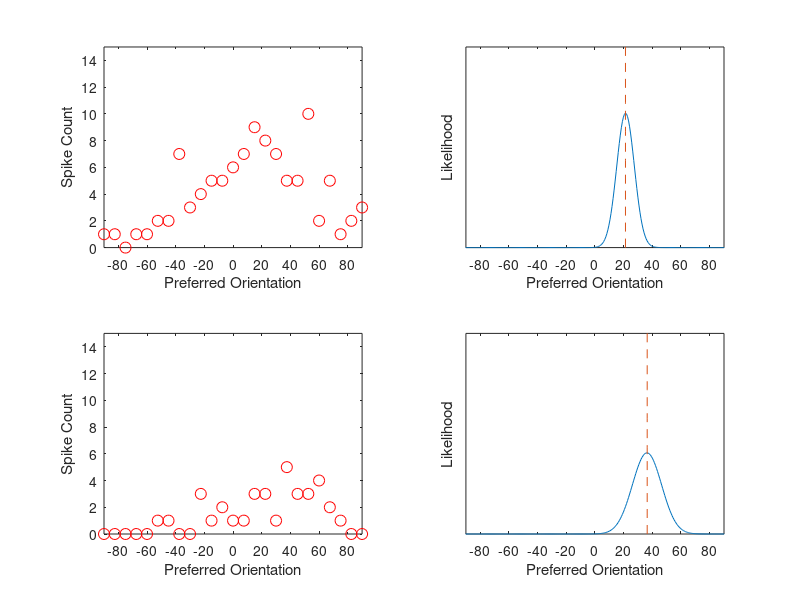

Write the MATLAB code that produced this figure.
% Create plots simulating decoding the stimulus from the activitiy 
% population of Gaussian tuning curves responding to a single stimulus. 
% Shows different results under two gain values on the resopnse
% (e.g. contrast effect).

s = 20; % stimulus value
N = 25; % population size
sigma = 50; % std of Gaussian tuning curve
gains = [1000, 300];

t_c = linspace(-90,90,N);

figure;
rng(560);
for idxGain = 1:length(gains)
    gain = gains(idxGain);
    r_m = gain * normpdf(s-t_c,0, sigma);
    r=poissrnd(r_m);
    
    %plot(t_c, r_m, 'o');
    %hold on;
    subplot(2,2,2*(idxGain-1)+1);
    plot(t_c, r, 'ro','MarkerSize', 8);
    set(gca, 'xtick',-80:20:80);
    xlim([-90,90]);
    ylim([0,15]);
    xlabel('Preferred Orientation');
    ylabel('Spike Count');

    decode_ori = linspace(-180,180, 500);

    r_exp=gain * normpdf(bsxfun(@minus, decode_ori',t_c), 0, sigma);
    logL=sum(log(poisspdf(repmat(r, [length(decode_ori),1]), r_exp)),2);
    L=exp(logL);
    L = L / sum(L);
    
    subplot(2,2,2*(idxGain-1)+2);
    [v,pos]=max(L);
    v = sum(L);
    L = L / v;
    plot(decode_ori,L);
    
    ml=decode_ori(pos);
    y = linspace(0, 1, 100);
    h = 0.5 * ones(size(decode_ori));
    hold on;
    plot(ml*ones(size(y)), y,'--');
    plot(decode_ori, h, 'm--');
    set(gca, 'xtick',-80:20:80);
    xlim([-90,90]);
    ylim([0,0.07]);
    xlabel('Preferred Orientation');
    ylabel('Likelihood');
    set(gca, 'ytick', []);
end